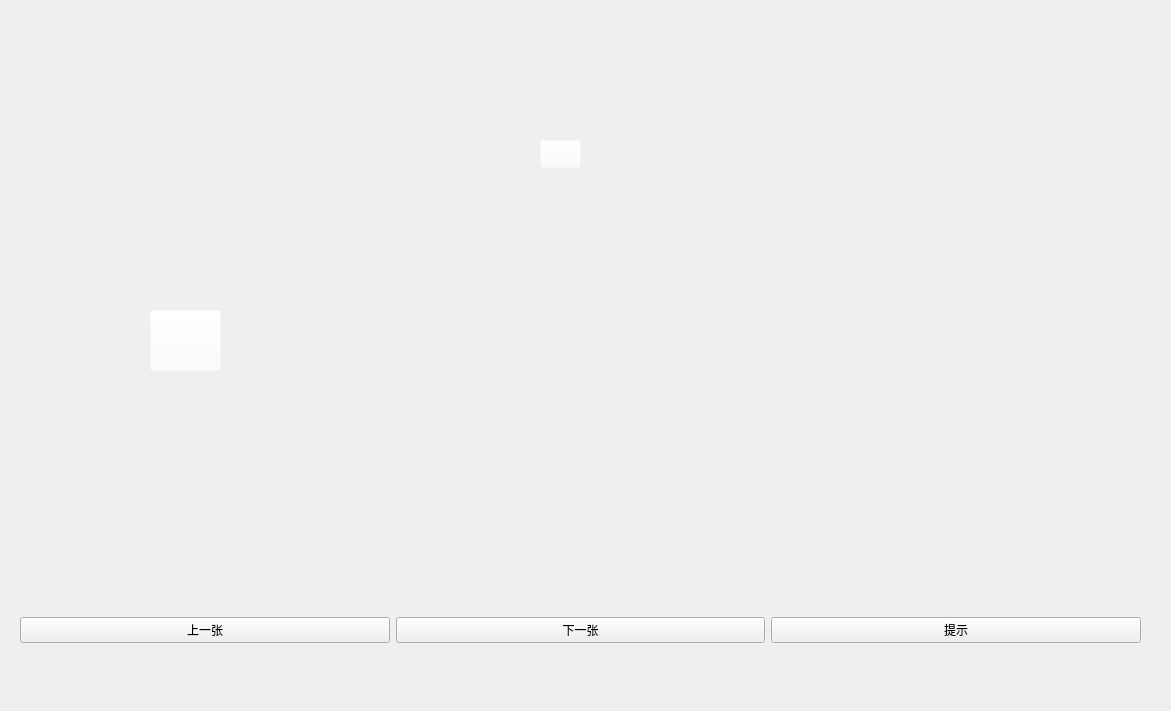
<?xml version="1.0" encoding="UTF-8"?>
<ui version="4.0">
 <class>wudaokou</class>
 <widget class="QWidget" name="wudaokou">
  <property name="geometry">
   <rect>
    <x>0</x>
    <y>0</y>
    <width>1171</width>
    <height>711</height>
   </rect>
  </property>
  <property name="windowTitle">
   <string>Form</string>
  </property>
  <widget class="QWidget" name="horizontalLayoutWidget">
   <property name="geometry">
    <rect>
     <x>20</x>
     <y>580</y>
     <width>1121</width>
     <height>101</height>
    </rect>
   </property>
   <layout class="QHBoxLayout" name="horizontalLayout">
    <item>
     <widget class="QPushButton" name="pushButton">
      <property name="text">
       <string>上一张</string>
      </property>
     </widget>
    </item>
    <item>
     <widget class="QPushButton" name="pushButton_3">
      <property name="text">
       <string>下一张</string>
      </property>
     </widget>
    </item>
    <item>
     <widget class="QPushButton" name="pushButton_2">
      <property name="text">
       <string>提示</string>
      </property>
     </widget>
    </item>
   </layout>
  </widget>
  <widget class="QLabel" name="label">
   <property name="geometry">
    <rect>
     <x>20</x>
     <y>20</y>
     <width>1131</width>
     <height>541</height>
    </rect>
   </property>
   <property name="text">
    <string/>
   </property>
  </widget>
  <widget class="QPushButton" name="pushButton_4">
   <property name="geometry">
    <rect>
     <x>540</x>
     <y>140</y>
     <width>41</width>
     <height>28</height>
    </rect>
   </property>
   <property name="styleSheet">
    <string notr="true">background-color: rgba(255, 255, 255, 0);</string>
   </property>
   <property name="text">
    <string/>
   </property>
  </widget>
  <widget class="QPushButton" name="pushButton_5">
   <property name="geometry">
    <rect>
     <x>150</x>
     <y>310</y>
     <width>71</width>
     <height>61</height>
    </rect>
   </property>
   <property name="styleSheet">
    <string notr="true">background-color: rgba(255, 255, 255, 0);</string>
   </property>
   <property name="text">
    <string/>
   </property>
  </widget>
 </widget>
 <resources/>
 <connections/>
</ui>
